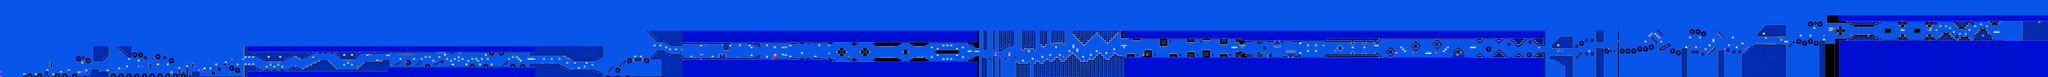

A 2D game scene composited from a Tiled map and its tileset images. What follows is a short description and the map's XML, with each tile layer's data collapsed to a summary:
An orthogonal 1056x40 tile map with 16x16 px tiles, 2 tile layers (SP, ...), 2 tilesets.

<map version="1.10" tiledversion="1.11.0" orientation="orthogonal" renderorder="right-down" width="1056" height="40" tilewidth="16" tileheight="16" infinite="0" nextlayerid="3" nextobjectid="1">
 <editorsettings>
  <chunksize width="16" height="27" />
  <export target="../../GRAPHICS/hexagonforce.csv" format="csv" />
 </editorsettings>
 <tileset firstgid="1" name="famidash" tilewidth="16" tileheight="16" tilecount="256" columns="16">
  <image source="../../GRAPHICS/famidash.bmp" width="256" height="256" />
 </tileset>
 <tileset firstgid="257" name="sprites" tilewidth="16" tileheight="16" tilecount="256" columns="16">
  <image source="../../GRAPHICS/sprites.png" width="256" height="256" />
 </tileset>
 <layer id="1" width="1056" height="40">
  <data>[42240 cells, 42240 non-empty, 136 distinct tile ids]</data>
 </layer>
 <layer id="2" name="SP" width="1056" height="40">
  <data>[42240 cells, 316 non-empty, 60 distinct tile ids]</data>
 </layer>
</map>
